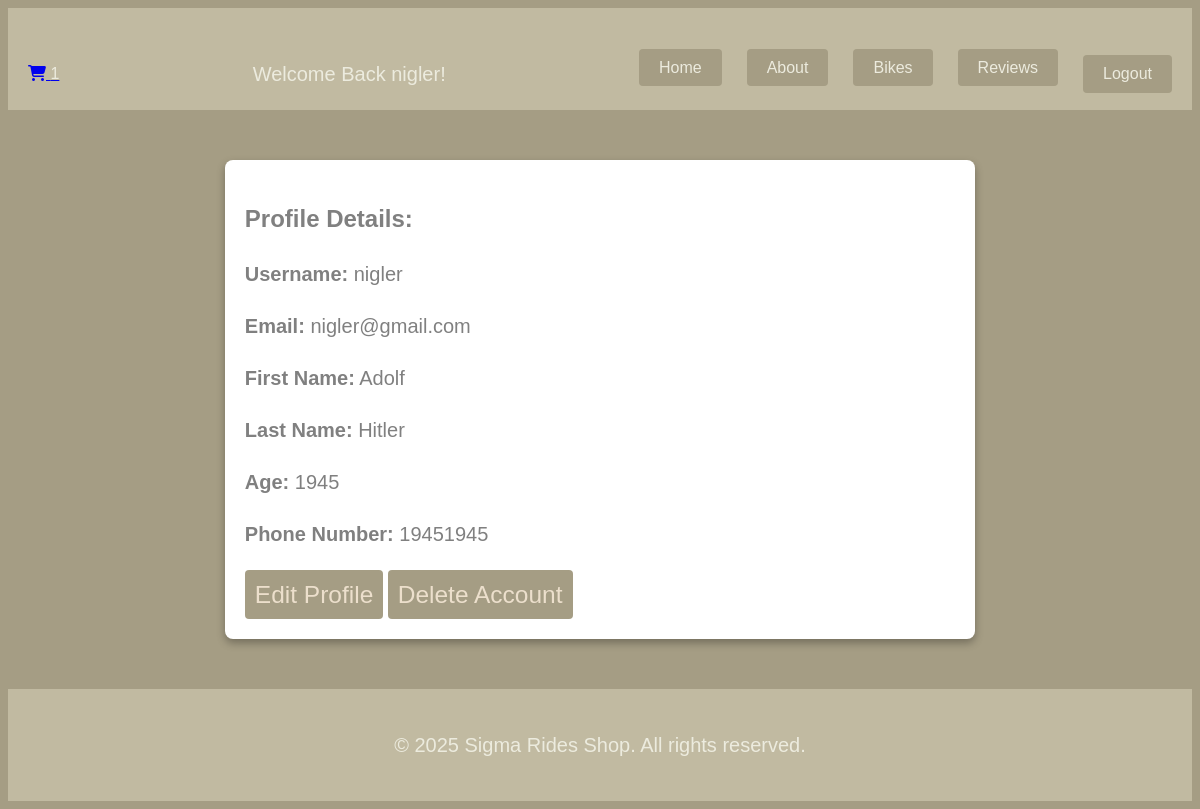
Page /accounts/profile/ (signed in) on the committed database.
### accounts/models.py (models this page shows)
class CustomUser(AbstractUser):
    age = models.IntegerField(null=True, blank=True)
    phone_number = models.CharField(max_length=20, null=True, blank=True)

### accounts/views.py (the view)
# urls.py: path('profile/', ProfileDetailView.as_view(), name='profile'),
class ProfileDetailView(LoginRequiredMixin, DetailView):
    model = CustomUser
    template_name = 'registration/profile.html'
    def get_object(self):
        return self.request.user  # Display the logged-in user's profile

### app/templates/registration/profile.html
{% extends "app/base.html" %}
{% block content %}
<div class="formmm">
  <h2 style="color: gray;">Profile Details:</h2>
  <p style="color: gray;"><strong>Username:</strong> {{ user.username }}</p>
  <p style="color: gray;"><strong>Email:</strong> {{ user.email }}</p>
  <p style="color: gray;"><strong>First Name:</strong> {{ user.first_name }}</p>
  <p style="color: gray;"><strong>Last Name:</strong> {{ user.last_name }}</p>
  <p style="color: gray;"><strong>Age:</strong> {{ user.age }}</p>
  <p style="color: gray;"><strong>Phone Number:</strong> {{ user.phone_number }}</p>
  <a href="{% url 'profile_edit' %}" class="input_button">Edit Profile</a>
  <a href="{% url 'profile_delete' %}" class="input_button">Delete Account</a>
</div>
{% endblock %}

### app/templates/app/navbar.html (shortened to what this page needs)
<div class="navbar modern-navbar">
    <header class="container flex-container">
        <a href="{% url 'cart_view' %}" class="cart-icon">
            <i class="fas fa-shopping-cart"></i>
            {% with cart_count=request.user.cart_set.count %}
                <span class="cart-badge">{{ cart_count }}</span>
            {% endwith %}
        </a>
        {% if user.is_authenticated %}
        <a href="{% url 'profile' %}" class="logo-container">
            <p>Welcome Back {{ user.username }}!</p>
        </a>
        {% else %}
        <p>You are not logged in</p>
        {% endif %}
        <nav>
            <ul class="nav-list">
                <li><a href="{% url 'home' %}" class="nav-link">Home</a></li>
                <li><a href="{% url 'about' %}" class="nav-link">About</a></li>
                <li><a href="{% url 'bike_list' %}" class="nav-link">Bikes</a></li>
                <li><a href="{% url 'review_list' %}" class="nav-link">Reviews</a></li>
                {% if user.is_authenticated %}
                <li>
                    <form action="{% url 'logout' %}" method="post" class="logout-form">
                        <button type="submit" class="logout-button">Logout</button>
                    </form>
                </li>
                {% else %}
                <li><a href="{% url 'login' %}" class="nav-link">Login</a></li>
                <li><a href="{% url 'signup' %}" class="nav-link">Sign Up</a></li>
                {% endif %}
            </ul>
        </nav>
    </header>
</div>

### static/css/base.css (style rules this page uses)
body { font-family: Arial, sans-serif; line-height: 1.6; background: #A59D84; }
.logo-container { display: flex; align-items: center; text-decoration: none; }
.navbar { background-color: #C1BAA1; color: #ffffff; width: 100%; padding: 30px 0 0 0; position: sticky; top: 0; z-index: 9999; transition: opacity 0.3s ease; }
.container.flex-container { display: flex; justify-content: space-between; align-items: center; max-width: 1200px; margin: 0 auto; padding: 0 20px; }
nav ul.nav-list { display: flex; gap: 25px; list-style: none; margin: 0; padding: 0; }
nav ul.nav-list li { display: inline-block; }
.nav-link { color: #ECEBDE; font-size: 1rem; font-weight: 500; text-decoration: none; text-transform: capitalize; padding: 10px 20px 10px; background-color: #A59D84; transition: background-color 0.3s ease; border-radius: 4px; }
.logout-button { background: none; border: none; color: #ECEBDE; font-size: 1rem; font-weight: 500; text-decoration: none; text-transform: capitalize; padding: 10px 20px 10px; background-color: #A59D84; transition: background-color 0.3s ease; border-radius: 4px; cursor: pointer; }
.input_button { border: none; font-size: 24.5px; text-decoration: none; display: inline-block; color: #ECDFCC; padding: 5px 10px; cursor: pointer; border-radius: 4px; background-color: #A59D84; transition: background-color 0.3s ease; }
p { color: #ECDFCC; font-size: 20px; }
main h2, span, p { color: #ECEBDE; }
.formmm { width: 60%; margin: 50px auto; padding: 20px; background: #ffffff; box-shadow: 0 4px 8px rgba(0, 0, 0, 0.3); border-radius: 8px; }

### static/css/transition.css (style rules this page uses)
body { animation: Transformation 0.7s; }

### rows in the picture
CustomUser: username "nigler", email "nigler@gmail.com", first_name "Adolf", last_name "Hitler", age "1945", phone_number "19451945"

### other values in the picture
{{ cart_count }} "1"
